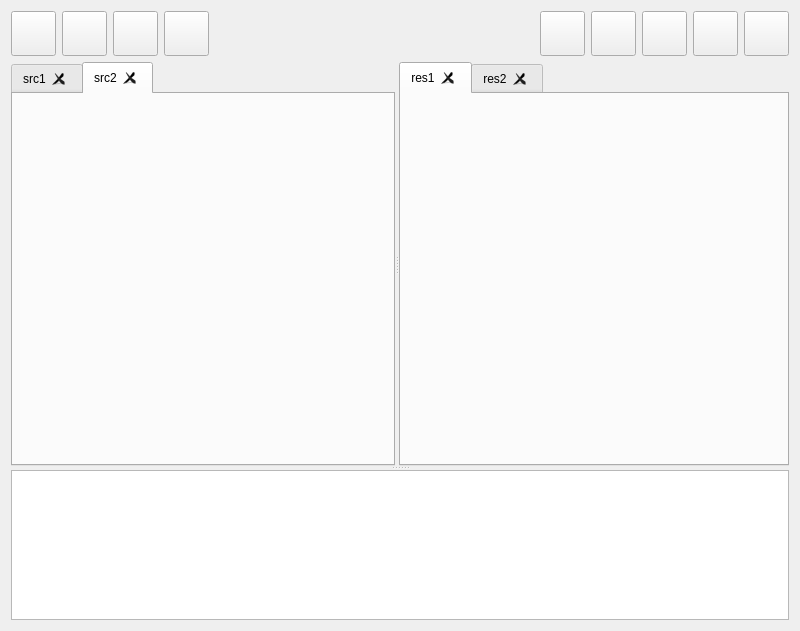
<?xml version="1.0" encoding="UTF-8"?>
<ui version="4.0">
 <class>MainWindow</class>
 <widget class="QMainWindow" name="MainWindow">
  <property name="geometry">
   <rect>
    <x>0</x>
    <y>0</y>
    <width>800</width>
    <height>631</height>
   </rect>
  </property>
  <property name="minimumSize">
   <size>
    <width>800</width>
    <height>600</height>
   </size>
  </property>
  <property name="windowTitle">
   <string>Rfsm</string>
  </property>
  <widget class="QWidget" name="centralWidget">
   <layout class="QVBoxLayout" name="verticalLayout_2">
    <item>
     <layout class="QVBoxLayout" name="verticalLayout">
      <item>
       <layout class="QHBoxLayout" name="horizontalLayout">
        <item>
         <widget class="QPushButton" name="newFileButton">
          <property name="minimumSize">
           <size>
            <width>45</width>
            <height>45</height>
           </size>
          </property>
          <property name="maximumSize">
           <size>
            <width>45</width>
            <height>45</height>
           </size>
          </property>
          <property name="text">
           <string/>
          </property>
          <property name="icon">
           <iconset resource="../resources.qrc">
            <normaloff>:/img/new.png</normaloff>:/img/new.png</iconset>
          </property>
          <property name="iconSize">
           <size>
            <width>55</width>
            <height>55</height>
           </size>
          </property>
         </widget>
        </item>
        <item>
         <widget class="QPushButton" name="openFileButton">
          <property name="minimumSize">
           <size>
            <width>45</width>
            <height>45</height>
           </size>
          </property>
          <property name="maximumSize">
           <size>
            <width>45</width>
            <height>45</height>
           </size>
          </property>
          <property name="text">
           <string/>
          </property>
          <property name="icon">
           <iconset resource="../resources.qrc">
            <normaloff>:/img/open.png</normaloff>:/img/open.png</iconset>
          </property>
          <property name="iconSize">
           <size>
            <width>43</width>
            <height>43</height>
           </size>
          </property>
         </widget>
        </item>
        <item>
         <widget class="QPushButton" name="saveFileButton">
          <property name="minimumSize">
           <size>
            <width>45</width>
            <height>45</height>
           </size>
          </property>
          <property name="maximumSize">
           <size>
            <width>45</width>
            <height>45</height>
           </size>
          </property>
          <property name="text">
           <string/>
          </property>
          <property name="icon">
           <iconset resource="../resources.qrc">
            <normaloff>:/img/save.png</normaloff>:/img/save.png</iconset>
          </property>
          <property name="iconSize">
           <size>
            <width>40</width>
            <height>40</height>
           </size>
          </property>
         </widget>
        </item>
        <item>
         <widget class="QPushButton" name="saveAllButton">
          <property name="minimumSize">
           <size>
            <width>45</width>
            <height>45</height>
           </size>
          </property>
          <property name="maximumSize">
           <size>
            <width>45</width>
            <height>45</height>
           </size>
          </property>
          <property name="text">
           <string/>
          </property>
          <property name="icon">
           <iconset resource="../resources.qrc">
            <normaloff>:/img/saveall.png</normaloff>:/img/saveall.png</iconset>
          </property>
          <property name="iconSize">
           <size>
            <width>40</width>
            <height>40</height>
           </size>
          </property>
         </widget>
        </item>
        <item>
         <spacer name="horizontalSpacer">
          <property name="orientation">
           <enum>Qt::Horizontal</enum>
          </property>
          <property name="sizeHint" stdset="0">
           <size>
            <width>40</width>
            <height>20</height>
           </size>
          </property>
         </spacer>
        </item>
        <item>
         <widget class="QPushButton" name="compileDotButton">
          <property name="minimumSize">
           <size>
            <width>45</width>
            <height>45</height>
           </size>
          </property>
          <property name="maximumSize">
           <size>
            <width>45</width>
            <height>45</height>
           </size>
          </property>
          <property name="text">
           <string/>
          </property>
          <property name="icon">
           <iconset resource="../resources.qrc">
            <normaloff>:/img/compileDot.png</normaloff>:/img/compileDot.png</iconset>
          </property>
          <property name="iconSize">
           <size>
            <width>35</width>
            <height>35</height>
           </size>
          </property>
         </widget>
        </item>
        <item>
         <widget class="QPushButton" name="runSimButton">
          <property name="minimumSize">
           <size>
            <width>45</width>
            <height>45</height>
           </size>
          </property>
          <property name="maximumSize">
           <size>
            <width>45</width>
            <height>45</height>
           </size>
          </property>
          <property name="text">
           <string/>
          </property>
          <property name="icon">
           <iconset resource="../resources.qrc">
            <normaloff>:/img/simu.png</normaloff>:/img/simu.png</iconset>
          </property>
          <property name="iconSize">
           <size>
            <width>35</width>
            <height>35</height>
           </size>
          </property>
         </widget>
        </item>
        <item>
         <widget class="QPushButton" name="compileCTaskButton">
          <property name="minimumSize">
           <size>
            <width>45</width>
            <height>45</height>
           </size>
          </property>
          <property name="maximumSize">
           <size>
            <width>45</width>
            <height>45</height>
           </size>
          </property>
          <property name="text">
           <string/>
          </property>
          <property name="icon">
           <iconset resource="../resources.qrc">
            <normaloff>:/img/compileCTask.png</normaloff>:/img/compileCTask.png</iconset>
          </property>
          <property name="iconSize">
           <size>
            <width>35</width>
            <height>35</height>
           </size>
          </property>
         </widget>
        </item>
        <item>
         <widget class="QPushButton" name="compileSystemcButton">
          <property name="minimumSize">
           <size>
            <width>45</width>
            <height>45</height>
           </size>
          </property>
          <property name="maximumSize">
           <size>
            <width>45</width>
            <height>45</height>
           </size>
          </property>
          <property name="text">
           <string/>
          </property>
          <property name="icon">
           <iconset resource="../resources.qrc">
            <normaloff>:/img/compileSystemC.png</normaloff>:/img/compileSystemC.png</iconset>
          </property>
          <property name="iconSize">
           <size>
            <width>35</width>
            <height>35</height>
           </size>
          </property>
         </widget>
        </item>
        <item>
         <widget class="QPushButton" name="compileVHDLButton">
          <property name="minimumSize">
           <size>
            <width>45</width>
            <height>45</height>
           </size>
          </property>
          <property name="maximumSize">
           <size>
            <width>45</width>
            <height>45</height>
           </size>
          </property>
          <property name="text">
           <string/>
          </property>
          <property name="icon">
           <iconset resource="../resources.qrc">
            <normaloff>:/img/compileVHDL.png</normaloff>:/img/compileVHDL.png</iconset>
          </property>
          <property name="iconSize">
           <size>
            <width>35</width>
            <height>35</height>
           </size>
          </property>
         </widget>
        </item>
       </layout>
      </item>
      <item>
       <widget class="QSplitter" name="splitter_2">
        <property name="orientation">
         <enum>Qt::Vertical</enum>
        </property>
        <widget class="QSplitter" name="splitter">
         <property name="sizePolicy">
          <sizepolicy hsizetype="Expanding" vsizetype="Expanding">
           <horstretch>0</horstretch>
           <verstretch>0</verstretch>
          </sizepolicy>
         </property>
         <property name="minimumSize">
          <size>
           <width>0</width>
           <height>300</height>
          </size>
         </property>
         <property name="orientation">
          <enum>Qt::Horizontal</enum>
         </property>
         <widget class="QTabWidget" name="inpFilesTab">
          <property name="sizePolicy">
           <sizepolicy hsizetype="Expanding" vsizetype="Expanding">
            <horstretch>3</horstretch>
            <verstretch>0</verstretch>
           </sizepolicy>
          </property>
          <property name="mouseTracking">
           <bool>false</bool>
          </property>
          <property name="currentIndex">
           <number>1</number>
          </property>
          <property name="tabsClosable">
           <bool>true</bool>
          </property>
          <property name="movable">
           <bool>true</bool>
          </property>
          <widget class="QWidget" name="src1">
           <property name="enabled">
            <bool>false</bool>
           </property>
           <attribute name="title">
            <string>src1</string>
           </attribute>
          </widget>
          <widget class="QWidget" name="src2">
           <property name="enabled">
            <bool>true</bool>
           </property>
           <attribute name="title">
            <string>src2</string>
           </attribute>
          </widget>
         </widget>
         <widget class="QTabWidget" name="outFilesTab">
          <property name="sizePolicy">
           <sizepolicy hsizetype="Expanding" vsizetype="Expanding">
            <horstretch>3</horstretch>
            <verstretch>0</verstretch>
           </sizepolicy>
          </property>
          <property name="currentIndex">
           <number>0</number>
          </property>
          <property name="documentMode">
           <bool>false</bool>
          </property>
          <property name="tabsClosable">
           <bool>true</bool>
          </property>
          <property name="movable">
           <bool>true</bool>
          </property>
          <widget class="QWidget" name="res1">
           <attribute name="title">
            <string>res1</string>
           </attribute>
          </widget>
          <widget class="QWidget" name="res2">
           <attribute name="title">
            <string>res2</string>
           </attribute>
          </widget>
         </widget>
        </widget>
        <widget class="QTextEdit" name="logText">
         <property name="sizePolicy">
          <sizepolicy hsizetype="Expanding" vsizetype="Preferred">
           <horstretch>0</horstretch>
           <verstretch>0</verstretch>
          </sizepolicy>
         </property>
         <property name="minimumSize">
          <size>
           <width>0</width>
           <height>50</height>
          </size>
         </property>
         <property name="maximumSize">
          <size>
           <width>16777215</width>
           <height>150</height>
          </size>
         </property>
         <property name="readOnly">
          <bool>true</bool>
         </property>
        </widget>
       </widget>
      </item>
     </layout>
    </item>
   </layout>
  </widget>
  <widget class="QMenuBar" name="menuBar">
   <property name="geometry">
    <rect>
     <x>0</x>
     <y>0</y>
     <width>800</width>
     <height>22</height>
    </rect>
   </property>
  </widget>
  <action name="actionNouveau_fichier">
   <property name="text">
    <string>Nouveau fichier</string>
   </property>
  </action>
  <action name="actionOuvrir_fichier">
   <property name="text">
    <string>Ouvrir fichier</string>
   </property>
  </action>
  <action name="actionFichiers_r_cents">
   <property name="text">
    <string>Fichiers récents ...</string>
   </property>
  </action>
  <action name="actionEnregistrer_fichier">
   <property name="text">
    <string>Enregistrer fichier</string>
   </property>
  </action>
  <action name="actionEnregistrer_fichier_sous">
   <property name="text">
    <string>Enregistrer fichier sous ...</string>
   </property>
  </action>
  <action name="actionTout_enregistrer">
   <property name="text">
    <string>Tout enregistrer</string>
   </property>
  </action>
  <action name="actionTout_enregistrer_sous">
   <property name="text">
    <string>Tout enregistrer sous ...</string>
   </property>
  </action>
  <action name="actionFermer_fichier">
   <property name="text">
    <string>Fermer fichier</string>
   </property>
  </action>
  <action name="actionTout_fermer">
   <property name="text">
    <string>Tout fermer</string>
   </property>
  </action>
  <action name="actionQuitter_CaphIDE">
   <property name="text">
    <string>Quitter CaphIDE</string>
   </property>
  </action>
  <action name="actionFichiers_ouverts">
   <property name="text">
    <string>Fichiers ouverts</string>
   </property>
  </action>
  <action name="actionFichiers_d_entr_e">
   <property name="text">
    <string>Fichiers d'entrée</string>
   </property>
  </action>
  <action name="actionSystemC">
   <property name="text">
    <string>SystemC</string>
   </property>
  </action>
  <action name="actionVHDL">
   <property name="text">
    <string>VHDL</string>
   </property>
  </action>
  <action name="actionGraphe">
   <property name="text">
    <string>Graphe</string>
   </property>
  </action>
  <action name="actionAvertissements_Erreurs">
   <property name="text">
    <string>Avertissements / Erreurs</string>
   </property>
  </action>
  <action name="actionConsole">
   <property name="text">
    <string>Console</string>
   </property>
  </action>
  <action name="actionOuvrir_exemple1">
   <property name="text">
    <string>Ouvrir exemple1</string>
   </property>
  </action>
  <action name="actionOuvrir_exemple2">
   <property name="text">
    <string>Ouvrir exemple2</string>
   </property>
  </action>
  <action name="actionOuvrir_exemple3">
   <property name="text">
    <string>Ouvrir exemple3</string>
   </property>
  </action>
  <action name="actionSystemC_2">
   <property name="text">
    <string>SystemC</string>
   </property>
  </action>
  <action name="actionVHDL_2">
   <property name="text">
    <string>VHDL</string>
   </property>
  </action>
  <action name="actionGraphe_2">
   <property name="text">
    <string>Graphe</string>
   </property>
  </action>
  <action name="actionOuvrirFenOptGen">
   <property name="text">
    <string>ouvrirFenOptGen</string>
   </property>
   <property name="toolTip">
    <string>General</string>
   </property>
  </action>
  <action name="actionOuvrirFenOptVHDL">
   <property name="text">
    <string>ouvrirFenOptVHDL</string>
   </property>
  </action>
  <action name="actionOuvrirFenOptSystemC">
   <property name="text">
    <string>ouvrirFenOptSystemC</string>
   </property>
  </action>
  <action name="actionOuvrirFenOptSimulation">
   <property name="text">
    <string>ouvrirFenOptSimulation</string>
   </property>
  </action>
 </widget>
 <layoutdefault spacing="6" margin="11"/>
 <resources>
  <include location="../resources.qrc"/>
 </resources>
 <connections/>
</ui>
